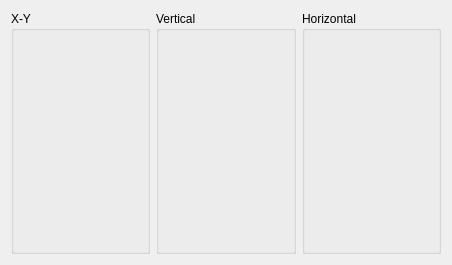
<?xml version="1.0" encoding="UTF-8"?>
<ui version="4.0">
 <class>MainWindow</class>
 <widget class="QMainWindow" name="MainWindow">
  <property name="geometry">
   <rect>
    <x>0</x>
    <y>0</y>
    <width>452</width>
    <height>265</height>
   </rect>
  </property>
  <property name="windowTitle">
   <string>QML Virtual Joystick Example</string>
  </property>
  <widget class="QWidget" name="centralWidget">
   <layout class="QGridLayout" name="gridLayout_2">
    <item row="0" column="1">
     <widget class="QGroupBox" name="groupBoxXY">
      <property name="title">
       <string>X-Y</string>
      </property>
      <layout class="QGridLayout" name="gridLayoutXY"/>
     </widget>
    </item>
    <item row="0" column="2">
     <widget class="QGroupBox" name="groupBoxVertical">
      <property name="title">
       <string>Vertical</string>
      </property>
      <layout class="QGridLayout" name="gridLayoutVertical"/>
     </widget>
    </item>
    <item row="0" column="3">
     <widget class="QGroupBox" name="groupBoxHorizontal">
      <property name="title">
       <string>Horizontal</string>
      </property>
      <layout class="QGridLayout" name="gridLayoutHorizontal"/>
     </widget>
    </item>
   </layout>
  </widget>
 </widget>
 <layoutdefault spacing="6" margin="11"/>
 <resources/>
 <connections/>
</ui>
